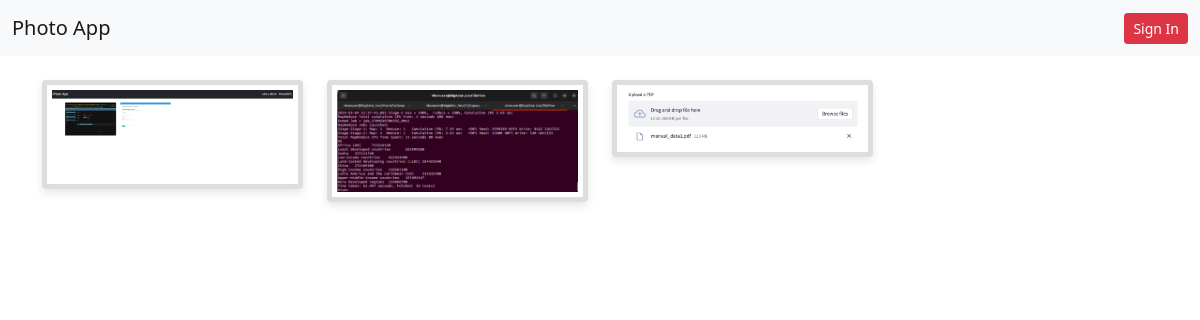
Before: / with the older database file.
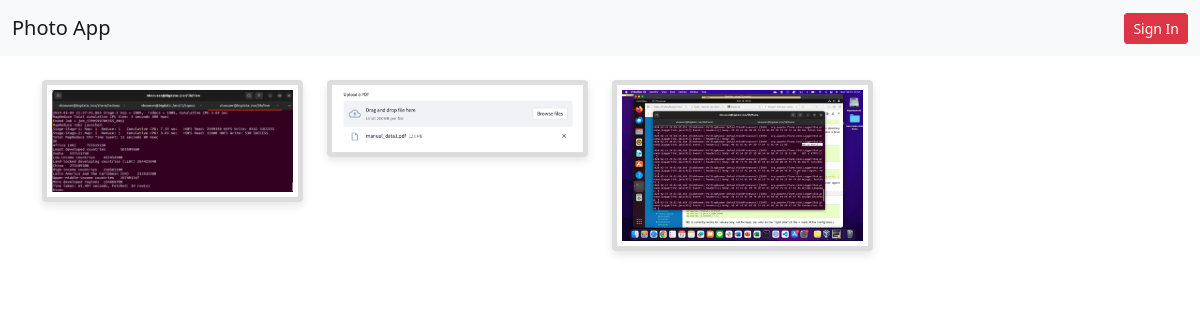
After: the same page with the newer database file.
### photoapp/models.py (models this page shows, shortened)
class Photo(models.Model):
    title = models.CharField(max_length=45)
    description = models.CharField(max_length=200)
    created = models.DateTimeField(auto_now_add=True)
    image = models.ImageField(upload_to='photos/')
    submitter = models.ForeignKey(get_user_model(), on_delete=models.CASCADE)
    tags = TaggableManager()

### photoapp/views.py (the view)
# urls.py: path('', views.PhotoListView.as_view(), name='list'),
class PhotoListView(ListView):
    model = Photo
    template_name = 'photoapp/list.html'
    context_object_name = 'photos'

### photoapp/templates/photoapp/list.html (shortened to what this page needs)
{% extends 'base.html' %}
{% block body %}
<div class="row">
  {% for photo in photos %}
  <div class="col-lg-3 col-md-4 col-xs-6">
    <a href="{% url 'photo:detail' photo.id %}" class="d-block mb-4 h-100">
      <img src="{{photo.image.url}}" class="img-fluid rounded photo-frame" alt="{{photo.title}}" />
    </a>
  </div>
  {% endfor %}
</div>
{% endblock body %}

### templates/base.html (shortened to what this page needs)
<!DOCTYPE html>
<html lang="en">
  <head>
    <link
      href="https://cdn.jsdelivr.net/npm/bootstrap@5.0.0/dist/css/bootstrap.min.css"
      rel="stylesheet"
    />
    <link
      rel="stylesheet"
      href="https://cdnjs.cloudflare.com/ajax/libs/font-awesome/5.15.3/css/all.min.css"
    />
  </head>
  <body>
    {% include 'navbar.html' %}
    <div class="container mt-4">
    {% block body %}
    {% endblock body %}
    </div>
  </body>
</html>

### templates/navbar.html (shortened to what this page needs)
<nav class="navbar navbar-expand-lg navbar-light bg-light">
  <div class="container-fluid">
    <a class="navbar-brand" href="{% url 'photo:list' %}">Photo App</a>
    <div
      class="collapse navbar-collapse flex-row-reverse"
      id="navbarTogglerDemo02"
    >
      <ul class="navbar-nav">
        {% if user.is_authenticated %}
        <li class="nav-item">
          <a class="nav-link active" href="{% url 'photo:create' %}">Add a photo</a>
        </li>
        <li class="nav-item dropdown">
          <a
            class="nav-link dropdown-toggle"
            href="#"
            id="navbarDropdown"
            role="button"
            data-bs-toggle="dropdown"
            aria-expanded="false"
          >
            Hi {{ user.username }}
          </a>
          <ul class="dropdown-menu dropdown-menu-end" aria-labelledby="navbarDropdown">
            <li><a class="dropdown-item" href="{% url 'users:login' %}">Change User</a></li>
            <li><a class="dropdown-item" href="{% url 'logout' %}">Log Out</a></li>
          </ul>
        </li>
        {% else %}
        <li class="nav-item">
          <a href="{% url 'users:login' %}" class="btn btn-sm btn-danger">Sign In</a>
        </li>
        {% endif %}
      </ul>
    </div>
  </div>
</nav>

### photoapp/templates/photoapp/list.html (style rules this page uses)
.photo-frame { border: 5px solid #ddd; padding: 5px; box-shadow: 0 4px 8px rgba(0, 0, 0, 0.1); transition: transform 0.2s; }

Changed rows visible on the page:
removed Photo: image (picture)
added Photo: image (picture)
